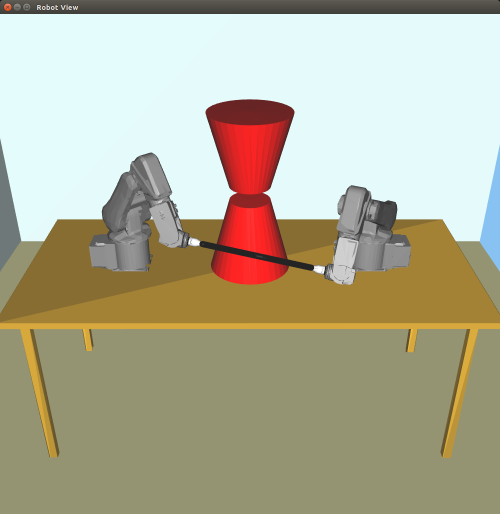
%> input picture matlab/images/startII.png, 1000 x 1028 px (shown at 1/2 size)
$ octave images.m   (GNU Octave 9; MATLAB toolbox functions it lacks are replaced by stand-ins)
%> lines starting %> are read from the running program, lines starting %| are printed output that depends on the picture; in (x1, y1, x2, y2) boxes, pixels count from 0 and x2, y2 are one past the last pixel; in counts of white or black regions, pixels touching at a corner belong together; the program's own positions count from 1
clear all
clc

%%

I1 = imread('startII.png');
%> I1 is the input picture: size 1028x1000x3 uint8; mean R, G, B 177, 173.6, 149.7
I2 = imread('goalII.png');
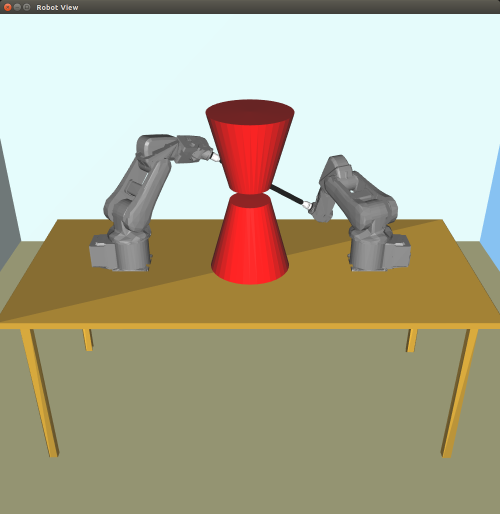
%> input picture matlab/images/goalII.png, 1000 x 1028 px (shown at 1/2 size)
%> I2 is the input picture: size 1028x1000x3 uint8; mean R, G, B 175.6, 171.3, 146.8

% % Environment I - 381x610
I1 = imcrop(I1, [200 240 809-200 620-240]);
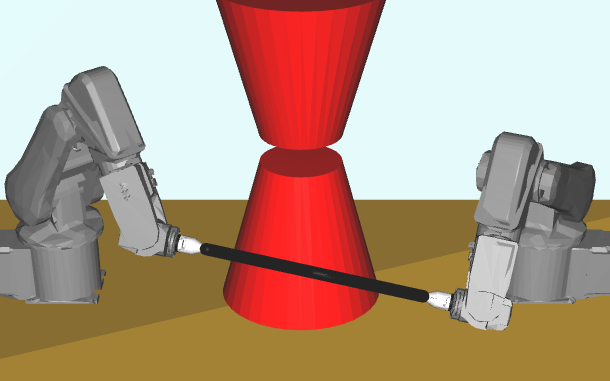
%> I1: size 381x610x3 uint8; mean R, G, B 181.6, 153.7, 134.4
I2 = imcrop(I2, [200 240 809-200 620-240]);
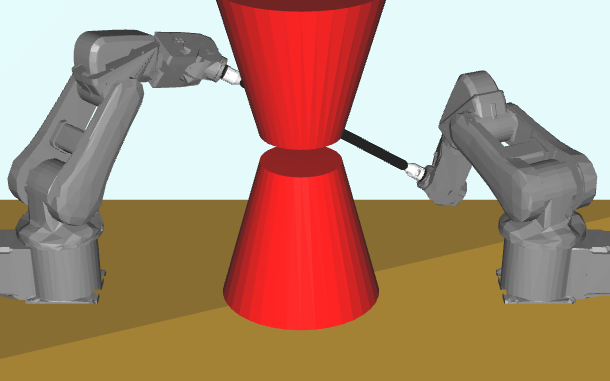
%> I2: size 381x610x3 uint8; mean R, G, B 175.3, 143.5, 121.4
% [6 lines of commented-out code are left out]
%%
for j = 0:3
    for i = 1:size(I1,2)
        I1(1+j,i,:) = [0 0 0];
        I1(end-j,i,:) = [0 0 0];
        I2(1+j,i,:) = [0 0 0];
        I2(end-j,i,:) = [0 0 0];
    end

    for i = 1:size(I1,1)
        I1(i,1+j,:) = [0 0 0];
        I1(i,end-j,:) = [0 0 0];
        I2(i,1+j,:) = [0 0 0];
        I2(i,end-j,:) = [0 0 0];
    end
end
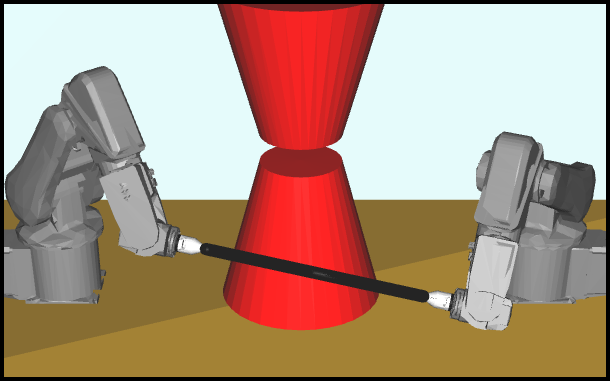
%> I1: size 381x610x3 uint8; 3.38% of pixels changed, all inside (x1, y1, x2, y2) = (0, 0, 610, 381)
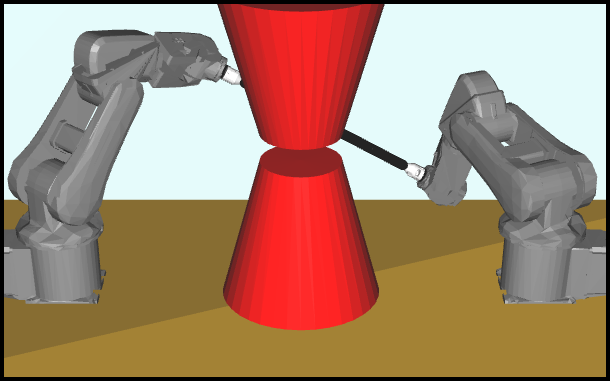
%> I2: size 381x610x3 uint8; 3.38% of pixels changed, all inside (x1, y1, x2, y2) = (0, 0, 610, 381)

I = [I1 I2];
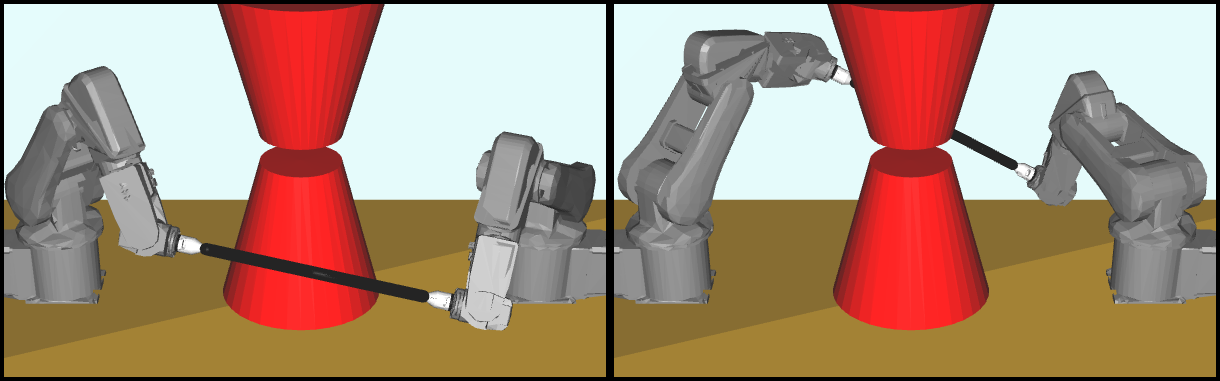
%> I: size 381x1220x3 uint8; mean R, G, B 172.3, 142.8, 123.2

I = insertText(I,[0 -10],'(c)','FontSize',60,'BoxColor',...
    'w','BoxOpacity',0,'TextColor','black');
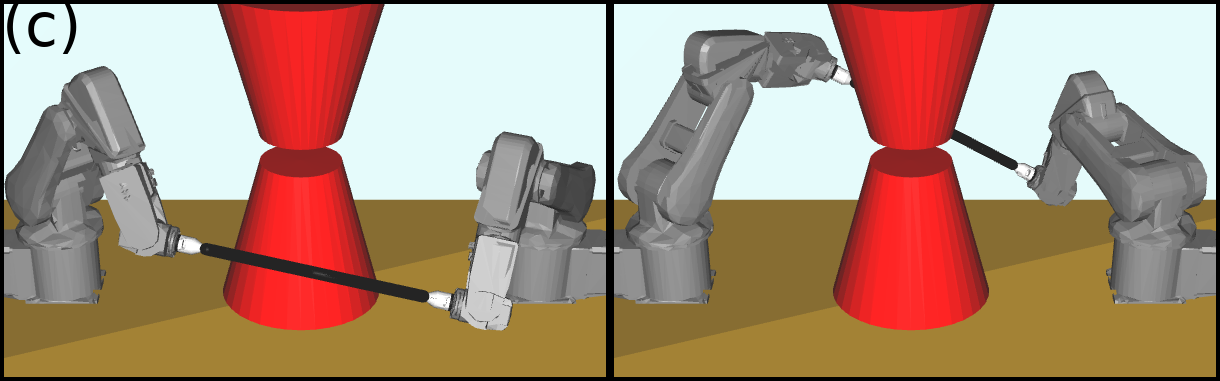
%> I: size 381x1220x3 uint8; 0.23% of pixels changed, all inside (x1, y1, x2, y2) = (7, 4, 77, 54)

imshow(I);

imwrite(I, 'envIII.png');
